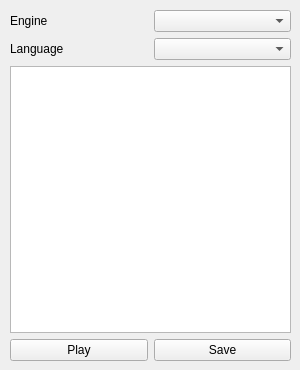
<?xml version="1.0" encoding="UTF-8"?>
<ui version="4.0">
 <class>MainWindow</class>
 <widget class="QMainWindow" name="MainWindow">
  <property name="geometry">
   <rect>
    <x>0</x>
    <y>0</y>
    <width>300</width>
    <height>370</height>
   </rect>
  </property>
  <property name="sizePolicy">
   <sizepolicy hsizetype="Minimum" vsizetype="Minimum">
    <horstretch>0</horstretch>
    <verstretch>0</verstretch>
   </sizepolicy>
  </property>
  <property name="minimumSize">
   <size>
    <width>300</width>
    <height>370</height>
   </size>
  </property>
  <property name="maximumSize">
   <size>
    <width>300</width>
    <height>370</height>
   </size>
  </property>
  <property name="windowTitle">
   <string>tts-app</string>
  </property>
  <widget class="QWidget" name="centralwidget">
   <widget class="QWidget" name="verticalLayoutWidget">
    <property name="geometry">
     <rect>
      <x>10</x>
      <y>10</y>
      <width>281</width>
      <height>351</height>
     </rect>
    </property>
    <layout class="QVBoxLayout" name="verticalLayout">
     <property name="sizeConstraint">
      <enum>QLayout::SizeConstraint::SetDefaultConstraint</enum>
     </property>
     <item>
      <layout class="QHBoxLayout" name="horizontalEngine">
       <item>
        <widget class="QLabel" name="labelEngine">
         <property name="text">
          <string>Engine</string>
         </property>
        </widget>
       </item>
       <item>
        <widget class="QComboBox" name="comboBoxEngine"/>
       </item>
      </layout>
     </item>
     <item>
      <layout class="QHBoxLayout" name="horizontalLanguage">
       <item>
        <widget class="QLabel" name="labelLanguage">
         <property name="text">
          <string>Language</string>
         </property>
        </widget>
       </item>
       <item>
        <widget class="QComboBox" name="comboBoxLanguage"/>
       </item>
      </layout>
     </item>
     <item>
      <widget class="QTextEdit" name="textEdit"/>
     </item>
     <item>
      <layout class="QHBoxLayout" name="horizontalLayout">
       <item>
        <widget class="QPushButton" name="buttonPlay">
         <property name="text">
          <string>Play</string>
         </property>
        </widget>
       </item>
       <item>
        <widget class="QPushButton" name="buttonSave">
         <property name="text">
          <string>Save</string>
         </property>
        </widget>
       </item>
      </layout>
     </item>
    </layout>
   </widget>
  </widget>
 </widget>
 <resources/>
 <connections/>
</ui>
